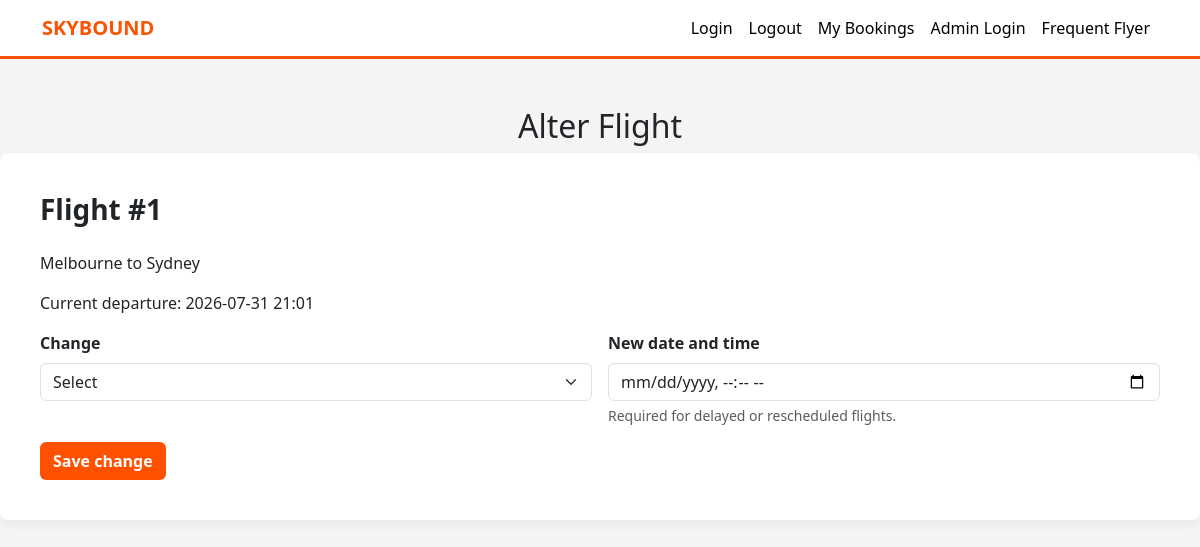
Page /alterflight?flight_id=1 on the earlier database version.
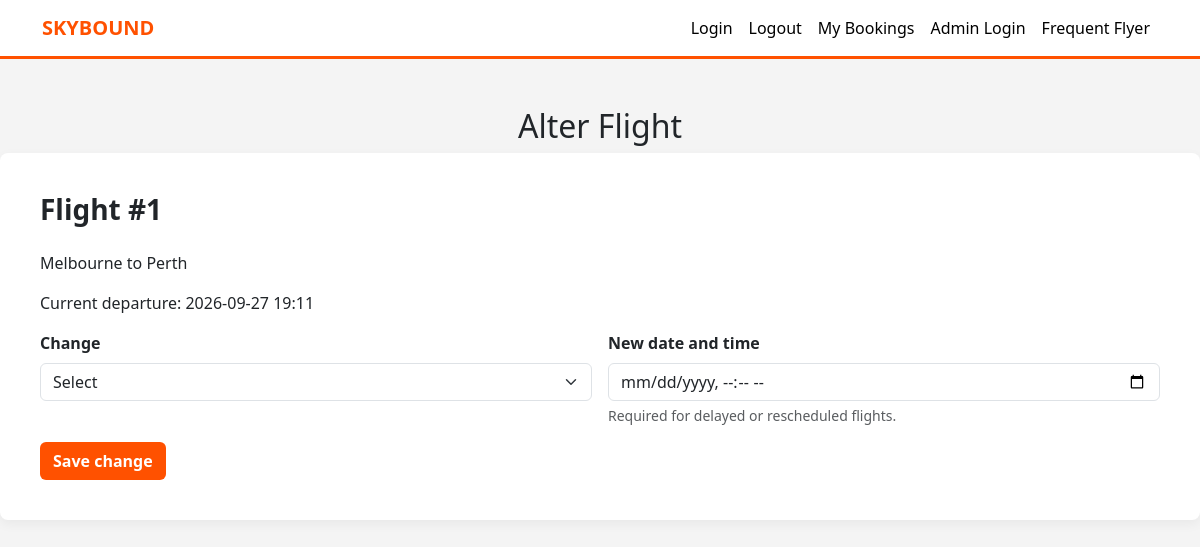
Same page on the later database version.
### tables this page shows
CREATE TABLE flights (
        flight_id INTEGER PRIMARY KEY AUTOINCREMENT, 
        origin TEXT,
        destination TEXT,
        departure_time TEXT,
        capacity INTEGER,
        price INTEGER,
        airplane_type TEXT
    );

### app.py (the view, shortened to what this page needs)
@app.route('/alterflight', methods=['GET', 'POST'])
@app.route('/alterflight/<int:flight_id_alter>', methods=['GET', 'POST'])
def alterflight(flight_id_alter=None):
    if flight_id_alter is None:
        flight_id_alter = request.args.get('flight_id', type=int)
    if flight_id_alter is None:
        return redirect(url_for('admin'))
    conn = get_db_connection()
    flight = conn.execute(
        'SELECT * FROM flights WHERE flight_id = ?',
        (flight_id_alter,)
    ).fetchone()
    flights = conn.execute(
        '''SELECT DISTINCT flight_id FROM flights ORDER BY flight_id ASC'''
    ).fetchall()
    choice = request.form.get('change_time', '').strip()
    if request.method == 'POST' and choice == '1':
        conn.execute(
            'UPDATE flights SET status = ? WHERE flight_id = ?',
            ('Cancelled', flight_id_alter)
        )
        conn.commit()
    conn.close()
    if flight is None:
        return 'Flight not found', 404
    if request.method == 'POST':
        return redirect(url_for('alterflight', flight_id_alter=flight_id_alter))
    return render_template('alterflight.html', flight=flight, flights=flights)

### app.py (called while the page is built)
def get_db_connection():
    database_path = Path(__file__).resolve().parent / 'pedare_air.db'
    conn = sqlite3.connect(database_path) ##connects to pedare_air db
    conn.row_factory = sqlite3.Row ##row factory helps sqlite lock on to rows in db, pull out as objects
    booking_columns = conn.execute('PRAGMA table_info(bookings)').fetchall()
    existing_columns = {column['name'] for column in booking_columns}
    for column_name in ('seat2', 'seat3', 'seat4'):
        if booking_columns and column_name not in existing_columns:
            conn.execute(f'ALTER TABLE bookings ADD COLUMN {column_name} TEXT')
    if booking_columns:
        conn.commit()
    return conn ##return w/ function, brings output (conn is output)

### templates/alterflight.html (shortened to what this page needs)
<!DOCTYPE html>
<html lang="en">
<head>
    <link href="https://cdn.jsdelivr.net/npm/bootstrap@5.3.0/dist/css/bootstrap.min.css" rel="stylesheet">
</head>
<body>
<nav class="navbar navbar-expand-lg navbar-light sticky-top">
    <div class="container">
        <a class="navbar-brand fw-bold" href="/" style="color: var(--jetstar-orange);">SKYBOUND</a>
        <div class="navbar-nav ms-auto">
            <a class="nav-link active" href="/login">Login</a>
            <a class="nav-link active" href="/logout">Logout</a>
            <a class="nav-link active" href="/myflights">My Bookings</a>
            <a class="nav-link active" href="/adminlogin">Admin Login</a>
            <a class="nav-link active" href="/frequentflyer">Frequent Flyer</a>
        </div>
    </div>
</nav>
<h2 class="text-center mt-5">Alter Flight</h2>
    <div class="booking-box">
        <h3 class="mb-4 fw-bold">Flight #{{ flight.flight_id }}</h3>
        <p>{{ flight.origin }} to {{ flight.destination }}</p>
        <p>Current departure: {{ flight.departure_time }}</p>
        <form method="POST">
                <div class="row g-3 mb-3">
                    <div class="col-md-6">
                        <label class="form-label fw-bold" for="change-time">Change</label>
                        <select class="form-select" id="change-time" name="change_time" required>
                            <option value="">Select</option>
                        </select>
                    </div>
                    <div class="col-md-6">
                        <label class="form-label fw-bold" for="alter-date">New date and time</label>
                        <input type="datetime-local" id="alter-date" name="alter_date" class="form-control">
                        <div class="form-text">Required for delayed or rescheduled flights.</div>
                    </div>
                </div>
                <button type="submit" class="btn btn-orange">Save change</button>
            </form>
</body>
</html>

Differences in the rows shown:
changed flights "Melbourne": destination "Sydney" → "Perth"; departure_time "2026-07-31 21:01" → "2026-09-27 19:11"
